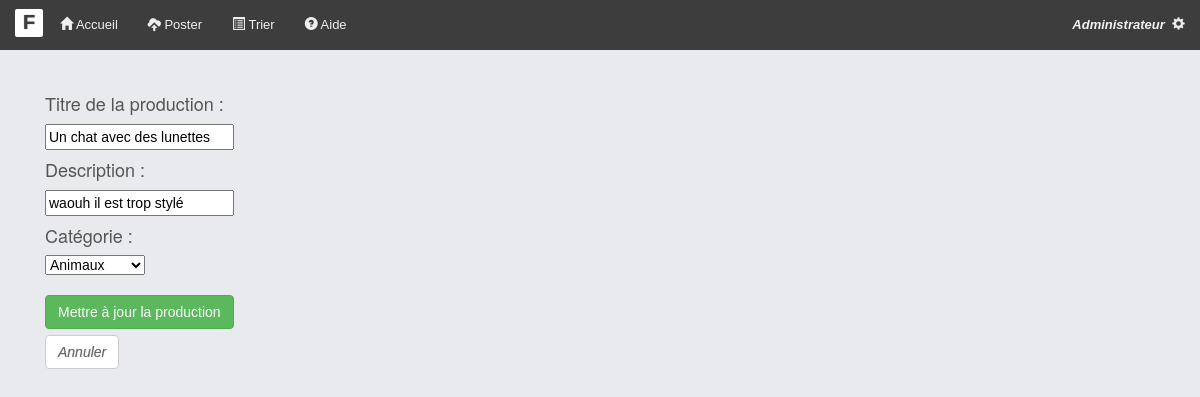
Page /CodeSource/index.php?uc=production&action=ShowEditProductionPage&idProduction=32 (signed in) on the committed database.
### tables this page shows
CREATE TABLE `productions` (
  `idProduction` int(11) NOT NULL AUTO_INCREMENT,
  `titre` varchar(45) NOT NULL,
  `description` varchar(255) NOT NULL,
  `date_soumission` datetime NOT NULL,
  `date_modification` datetime NOT NULL,
  `filename` varchar(255) NOT NULL,
  `categories_idCategorie` int(11) DEFAULT NULL,
  `utilisateurs_idUser` int(11) NOT NULL,
  PRIMARY KEY (`idProduction`),
  KEY `productions_FK` (`categories_idCategorie`),
  KEY `productions_FK_1` (`utilisateurs_idUser`),
  CONSTRAINT `productions_FK` FOREIGN KEY (`categories_idCategorie`) REFERENCES `categories` (`idCategorie`),
  CONSTRAINT `productions_FK_1` FOREIGN KEY (`utilisateurs_idUser`) REFERENCES `utilisateurs` (`idUser`)
);

CREATE TABLE `categories` (
  `idCategorie` int(11) NOT NULL AUTO_INCREMENT,
  `nom` varchar(45) NOT NULL,
  PRIMARY KEY (`idCategorie`)
);

### CodeSource/models/db_connect.php (called while the page is built, shortened)
<?php
class MonPdo
{
    private static $serveur = 'mysql:host=localhost';
    private static $bdd = 'dbname=fotogal';
    private static $user = 'root';
    private static $mdp = '2404';
    private static $unPdo = null;
    private function __construct()
    {
        MonPdo::$unPdo = new PDO(MonPdo::$serveur . ";" . MonPdo::$bdd, MonPdo::$user, MonPdo::$mdp);
        MonPdo::$unPdo->query('SET names utf8');
        MonPdo::$unPdo->setAttribute(PDO::ATTR_ERRMODE, PDO::ERRMODE_EXCEPTION);
    }
    public static function getInstance()
    {
        if (self::$unPdo == null) {
            self::$monPdo = new MonPdo();
        }
        return self::$unPdo;
    }
}
?>

### CodeSource/models/Production.php (called while the page is built, shortened)
<?php
class Production
{
    private $idProduction;
    private $titre;
    private $description;
    private $categories_idCategorie;
    public function getIdProduction()
    {
        return $this->idProduction;
    }
    public function getTitreProduction()
    {
        return $this->titre;
    }
    public function getDescriptionProduction()
    {
        return $this->description;
    }
    public function getCategories_idCategorie()
    {
        return $this->categories_idCategorie;
    }
    public static function GetProdutionById($idProduction)
    {
        $req = MonPdo::getInstance()->prepare("SELECT * FROM productions WHERE idProduction = :idProduction;");
        $req->setFetchMode(PDO::FETCH_CLASS | PDO::FETCH_PROPS_LATE, 'Production');
        $req->bindParam(":idProduction", $idProduction);
        $req->execute();
        $result = $req->fetch();
        return $result;
    }
}

### CodeSource/models/Categorie.php (called while the page is built, shortened)
<?php
class Categorie
{
    private $idCategorie;
    private $nom;
    public function getIdCategorie()
    {
        return $this->idCategorie;
    }
    public function getNom()
    {
        return $this->nom;
    }
    public static function GetAllCategories()
    {
        $req = MonPdo::getInstance()->prepare("SELECT * FROM categories");
        $req->setFetchMode(PDO::FETCH_CLASS | PDO::FETCH_PROPS_LATE, 'Categorie');
        $req->execute();
        $result = $req->fetchAll();
        return $result;
    }
}

### CodeSource/vue/editProduction.php (the view)
<div class="container" style="display: block; margin-top: 3vh; position:relative;">
    <div class="form-group">
        <div class="col-xs-3">
            <form method="POST" action="index.php?uc=production&action=UpdateProductionInfos&idProduction=<?= $production->getIdProduction()?>">
                <h4>Titre de la production : </h4>
                <input type="text" id="titre" name="titre" value="<?= $production->getTitreProduction() ?>"><br>
                <h4>Description : </h4>
                <input type="text" id="description" name="description" value="<?= $production->getDescriptionProduction() ?>"><br>
                <h4 for="select-categorie">Catégorie : </h4>
                <select name="categorieProduction" id="select-categorie" required>
                    <?php
                    foreach (Categorie::GetAllCategories() as $categorie) {
                    ?>
                        <option value="<?= $categorie->getIdCategorie() ?>" <?= $production->getCategories_idCategorie() == $categorie->getIdCategorie() ? "selected" : "" ?>><?= $categorie->getNom() ?></option>
                    <?php
                    }
                    ?>
                </select><br><br>
                <input type="submit" class="btn btn-success pull-left" value="Mettre à jour la production"><br><br>
                <a href="index.php?uc=production&action=ShowMyProductions" class="btn btn-default pull-left"><i>Annuler</i></a>
            </form>
        </div>
    </div>
</div>

### CodeSource/assets/css/FotoGal.css (style rules this page uses)
html, body { height: 100%; font-family: verdana, arial, sans-serif; color: #555555; }
a { color: #222222; }
.btn-default { color: #666666; text-shadow: 0 0 1px rgba(0, 0, 0, .3); }

### CodeSource/assets/css/custom.css (style rules this page uses)
.container { padding-top: 60px; }

### rows in the picture
productions: titre "Un chat avec des lunettes", description "waouh il est trop stylé", categorieProduction "Animaux"
